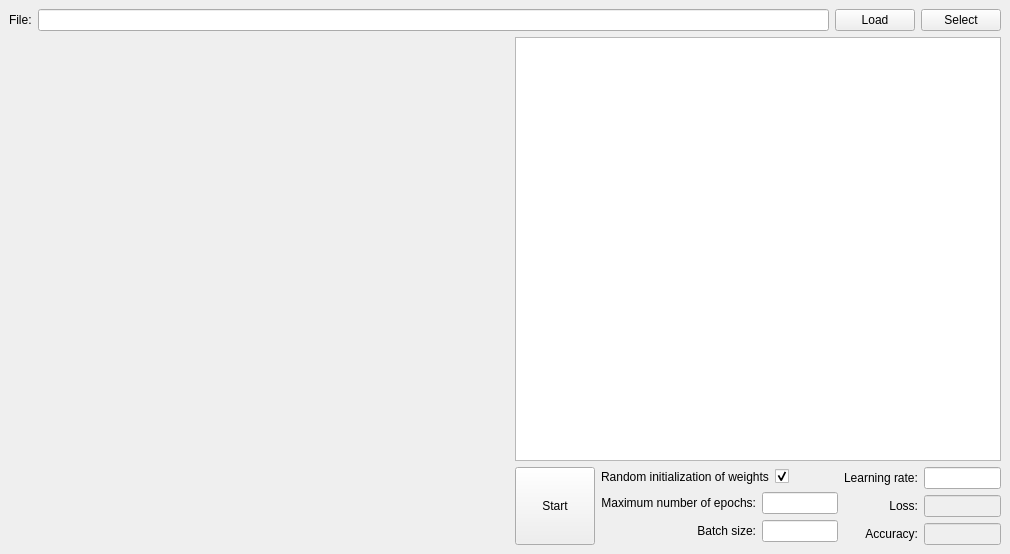
<?xml version="1.0" encoding="UTF-8"?>
<ui version="4.0">
 <class>MainWindow</class>
 <widget class="QMainWindow" name="MainWindow">
  <property name="geometry">
   <rect>
    <x>0</x>
    <y>0</y>
    <width>1010</width>
    <height>554</height>
   </rect>
  </property>
  <property name="maximumSize">
   <size>
    <width>1100</width>
    <height>650</height>
   </size>
  </property>
  <property name="windowTitle">
   <string>Perceptron multi classifier</string>
  </property>
  <widget class="QWidget" name="centralwidget">
   <property name="maximumSize">
    <size>
     <width>16777215</width>
     <height>16777215</height>
    </size>
   </property>
   <layout class="QVBoxLayout" name="verticalLayout">
    <item>
     <layout class="QHBoxLayout" name="file__h_layout">
      <item>
       <widget class="QLabel" name="file_label">
        <property name="text">
         <string>File:</string>
        </property>
       </widget>
      </item>
      <item>
       <widget class="QLineEdit" name="file_inp"/>
      </item>
      <item>
       <widget class="QPushButton" name="load_file_button">
        <property name="text">
         <string>Load</string>
        </property>
       </widget>
      </item>
      <item>
       <widget class="QPushButton" name="select_file_button">
        <property name="text">
         <string>Select</string>
        </property>
       </widget>
      </item>
     </layout>
    </item>
    <item>
     <layout class="QHBoxLayout" name="main_content_h_layout">
      <item>
       <layout class="QHBoxLayout" name="graph_h_layout">
        <item>
         <widget class="QWidget" name="graph_w" native="true">
          <property name="sizePolicy">
           <sizepolicy hsizetype="Expanding" vsizetype="Expanding">
            <horstretch>0</horstretch>
            <verstretch>0</verstretch>
           </sizepolicy>
          </property>
          <property name="minimumSize">
           <size>
            <width>500</width>
            <height>500</height>
           </size>
          </property>
         </widget>
        </item>
       </layout>
      </item>
      <item>
       <layout class="QVBoxLayout" name="state_v_layout">
        <item>
         <widget class="QListWidget" name="state_out_widg">
          <property name="sizePolicy">
           <sizepolicy hsizetype="MinimumExpanding" vsizetype="Expanding">
            <horstretch>0</horstretch>
            <verstretch>0</verstretch>
           </sizepolicy>
          </property>
         </widget>
        </item>
        <item>
         <layout class="QHBoxLayout" name="control_h_layout">
          <item>
           <widget class="QPushButton" name="start_button">
            <property name="sizePolicy">
             <sizepolicy hsizetype="Expanding" vsizetype="Preferred">
              <horstretch>0</horstretch>
              <verstretch>0</verstretch>
             </sizepolicy>
            </property>
            <property name="text">
             <string>Start</string>
            </property>
           </widget>
          </item>
          <item>
           <layout class="QVBoxLayout" name="state_input_v_layout">
            <item>
             <layout class="QHBoxLayout" name="rand_weights_h_layout">
              <item>
               <widget class="QLabel" name="rand_weights_label">
                <property name="text">
                 <string>Random initialization of weights</string>
                </property>
               </widget>
              </item>
              <item>
               <widget class="QCheckBox" name="rand_weights_check_b">
                <property name="text">
                 <string/>
                </property>
                <property name="checked">
                 <bool>true</bool>
                </property>
               </widget>
              </item>
             </layout>
            </item>
            <item>
             <layout class="QHBoxLayout" name="max_inp_h_layout">
              <item>
               <layout class="QVBoxLayout" name="max_txt_v_layout">
                <item>
                 <widget class="QLabel" name="max_epochs_label">
                  <property name="layoutDirection">
                   <enum>Qt::LeftToRight</enum>
                  </property>
                  <property name="text">
                   <string>Maximum number of epochs:</string>
                  </property>
                  <property name="alignment">
                   <set>Qt::AlignRight|Qt::AlignTrailing|Qt::AlignVCenter</set>
                  </property>
                 </widget>
                </item>
                <item>
                 <widget class="QLabel" name="batch_size_label">
                  <property name="layoutDirection">
                   <enum>Qt::LeftToRight</enum>
                  </property>
                  <property name="text">
                   <string>Batch size:</string>
                  </property>
                  <property name="alignment">
                   <set>Qt::AlignRight|Qt::AlignTrailing|Qt::AlignVCenter</set>
                  </property>
                 </widget>
                </item>
               </layout>
              </item>
              <item>
               <layout class="QVBoxLayout" name="max_input_v_layout">
                <item>
                 <widget class="QLineEdit" name="max_epoch_inp">
                  <property name="sizePolicy">
                   <sizepolicy hsizetype="Minimum" vsizetype="Fixed">
                    <horstretch>0</horstretch>
                    <verstretch>0</verstretch>
                   </sizepolicy>
                  </property>
                  <property name="minimumSize">
                   <size>
                    <width>50</width>
                    <height>0</height>
                   </size>
                  </property>
                 </widget>
                </item>
                <item>
                 <widget class="QLineEdit" name="batch_size_inp">
                  <property name="sizePolicy">
                   <sizepolicy hsizetype="Minimum" vsizetype="Fixed">
                    <horstretch>0</horstretch>
                    <verstretch>0</verstretch>
                   </sizepolicy>
                  </property>
                  <property name="minimumSize">
                   <size>
                    <width>50</width>
                    <height>0</height>
                   </size>
                  </property>
                 </widget>
                </item>
               </layout>
              </item>
             </layout>
            </item>
           </layout>
          </item>
          <item>
           <layout class="QHBoxLayout" name="state_info_h_layout">
            <item>
             <layout class="QVBoxLayout" name="state_txt_v_layout">
              <item>
               <widget class="QLabel" name="learn_rate_label">
                <property name="text">
                 <string>Learning rate:</string>
                </property>
               </widget>
              </item>
              <item>
               <widget class="QLabel" name="loss_label">
                <property name="text">
                 <string>Loss:</string>
                </property>
                <property name="alignment">
                 <set>Qt::AlignRight|Qt::AlignTrailing|Qt::AlignVCenter</set>
                </property>
               </widget>
              </item>
              <item>
               <widget class="QLabel" name="accuracy_label">
                <property name="text">
                 <string>Accuracy:</string>
                </property>
                <property name="alignment">
                 <set>Qt::AlignRight|Qt::AlignTrailing|Qt::AlignVCenter</set>
                </property>
               </widget>
              </item>
             </layout>
            </item>
            <item>
             <layout class="QVBoxLayout" name="state_out_v_layout">
              <item>
               <widget class="QLineEdit" name="learn_rate_inp"/>
              </item>
              <item>
               <widget class="QLineEdit" name="loss_inp">
                <property name="enabled">
                 <bool>false</bool>
                </property>
                <property name="sizePolicy">
                 <sizepolicy hsizetype="Minimum" vsizetype="Fixed">
                  <horstretch>0</horstretch>
                  <verstretch>0</verstretch>
                 </sizepolicy>
                </property>
                <property name="minimumSize">
                 <size>
                  <width>50</width>
                  <height>0</height>
                 </size>
                </property>
               </widget>
              </item>
              <item>
               <widget class="QLineEdit" name="accuracy_inp">
                <property name="enabled">
                 <bool>false</bool>
                </property>
                <property name="sizePolicy">
                 <sizepolicy hsizetype="Minimum" vsizetype="Fixed">
                  <horstretch>0</horstretch>
                  <verstretch>0</verstretch>
                 </sizepolicy>
                </property>
                <property name="minimumSize">
                 <size>
                  <width>50</width>
                  <height>0</height>
                 </size>
                </property>
               </widget>
              </item>
             </layout>
            </item>
           </layout>
          </item>
         </layout>
        </item>
       </layout>
      </item>
     </layout>
    </item>
   </layout>
  </widget>
 </widget>
 <resources/>
 <connections/>
</ui>
